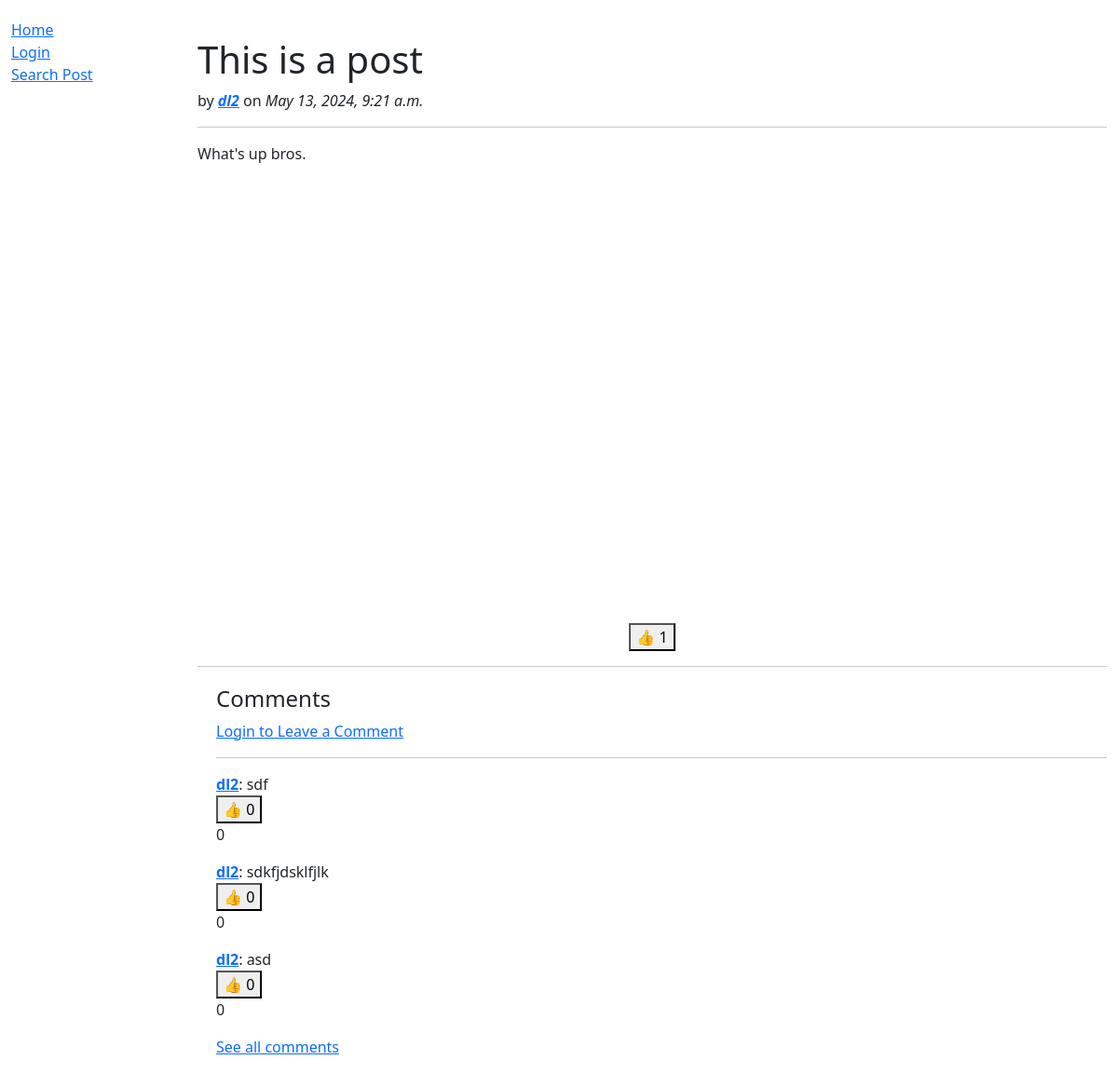
Screenshot of /blog/15/ with the database file from the repository.
### blog/models.py (models this page shows, shortened)
class Post(models.Model):
    id = models.BigAutoField(help_text="Post ID", primary_key=True)
    title = models.CharField(max_length=100)
    writer = models.CharField(max_length=100)
    content = models.TextField(max_length=5000)
    date = models.DateTimeField(default=datetime.now, blank=True)
    likes = models.IntegerField(default=0)
    class Meta:
        ordering = ['-date']

class Comment(models.Model):
    id = models.BigAutoField(help_text="Comment ID", primary_key=True)
    post = models.ForeignKey("Post", on_delete=models.CASCADE)
    writer = models.CharField(max_length=100)
    content = models.CharField(max_length=200)
    date = models.DateTimeField(default=datetime.now, blank=True)
    likes = models.IntegerField(default=0)
    dislikes = models.IntegerField(default=0)
    class Meta:
        ordering = ['-date']

### blog/views.py (the view)
# urls.py: path('<int:pk>/', views.PostDetailView.as_view(), name="post"),
class PostDetailView(generic.DetailView):
    model = Post
    context_object_name = 'post'
    template_name = 'view_post.html'
    def get_context_data(self, **kwargs):
        context = super(PostDetailView, self).get_context_data(**kwargs)
        comments = Comment.objects.filter(post=int(self.kwargs.get('pk')))
        comments.order_by('-likes')[:5]
        context['comments'] = comments
        context['form'] = LeaveCommentForm()
        return context
    def post(self, request, *args, **kwargs):
        if request.method == 'POST':
            form = LeaveCommentForm(request.POST)
            if form.is_valid():
                id = int(self.kwargs.get('pk'))
                comment = Comment(
                    post=Post.objects.get(id=id),
                    writer=request.user,
                    content=form.cleaned_data['content']
                    )
                comment.save()
                return HttpResponseRedirect(reverse('post', args=[id]))

### blog/templates/view_post.html (shortened to what this page needs)
{% extends "base.html" %}
{% block content %}
    <h1 style="margin-top: 20px;">{{post.title}}</h1>
    <p> by <strong><em><a href="{% url 'user-profile' post.writer %}">{{post.writer}}</a></em></strong> on <em>{{post.date}}</em> </p>
    <hr />
    <p style="min-height: 500px;">{{post.content}}</p>
    <div style="text-align: center;">
      <form action="{% url 'like' 'post' post.id %}" method="POST">
        <button>👍 {{post.likes}}</button>
      </form>
    </div>
    <hr />
    <div style="margin-left:20px; margin-top:20px">
      <h4>Comments</h4>
      {% if user.is_authenticated %}
      <a href="#" class="hide">Write Comment</a>
      <div>
        <form action="" method="post" id="form" style="display: none;">
          {% csrf_token %}
          <table>
          {{ form.as_table }}
          </table>
          <input type="submit" value="Submit">
        </form>
      </div>
      <script>
        var link = document.getElementsByClassName("hide");
        link[0].addEventListener("click", function() {
          if (form.style.display === "block") {
            form.style.display = "none";
          } else {
            form.style.display = "block";
          }
        });
      </script>
    {% else %}
      <a href="{% url 'login' %}">Login to Leave a Comment</a>
    {% endif %}
      {% if comments %}
        <hr />
        {% for comment in comments %}
          <p style="display: inline;"><a href="{% url 'user-profile' comment.writer %}"><strong>{{comment.writer}}</strong></a>: {{comment.content}}</p>
          <p style="display: inline; float: right;">
            <form action="{% url 'like' 'comment' comment.id %}" method="POST">
              <button>👍 {{comment.likes}}</button>
            </form>
            {{comment.dislikes}}</p>
        {% endfor %}
        <p><a href="comments/">See all comments</a></p>
      {% else %}
        <p>No comments yet.</p>
      {% endif %}
    </div>
{% endblock %}

### rows the page displays
Post: title "This is a post", writer "dl2", date "May 13, 2024, 9:21 a.m.", content "What's up bros.", likes "1"
Comment: writer "dl2", content "sdf", likes "0", dislikes "0"
Comment: writer "dl2", content "sdkfjdsklfjlk", likes "0", dislikes "0"
Comment: writer "dl2", content "asd", likes "0", dislikes "0"
